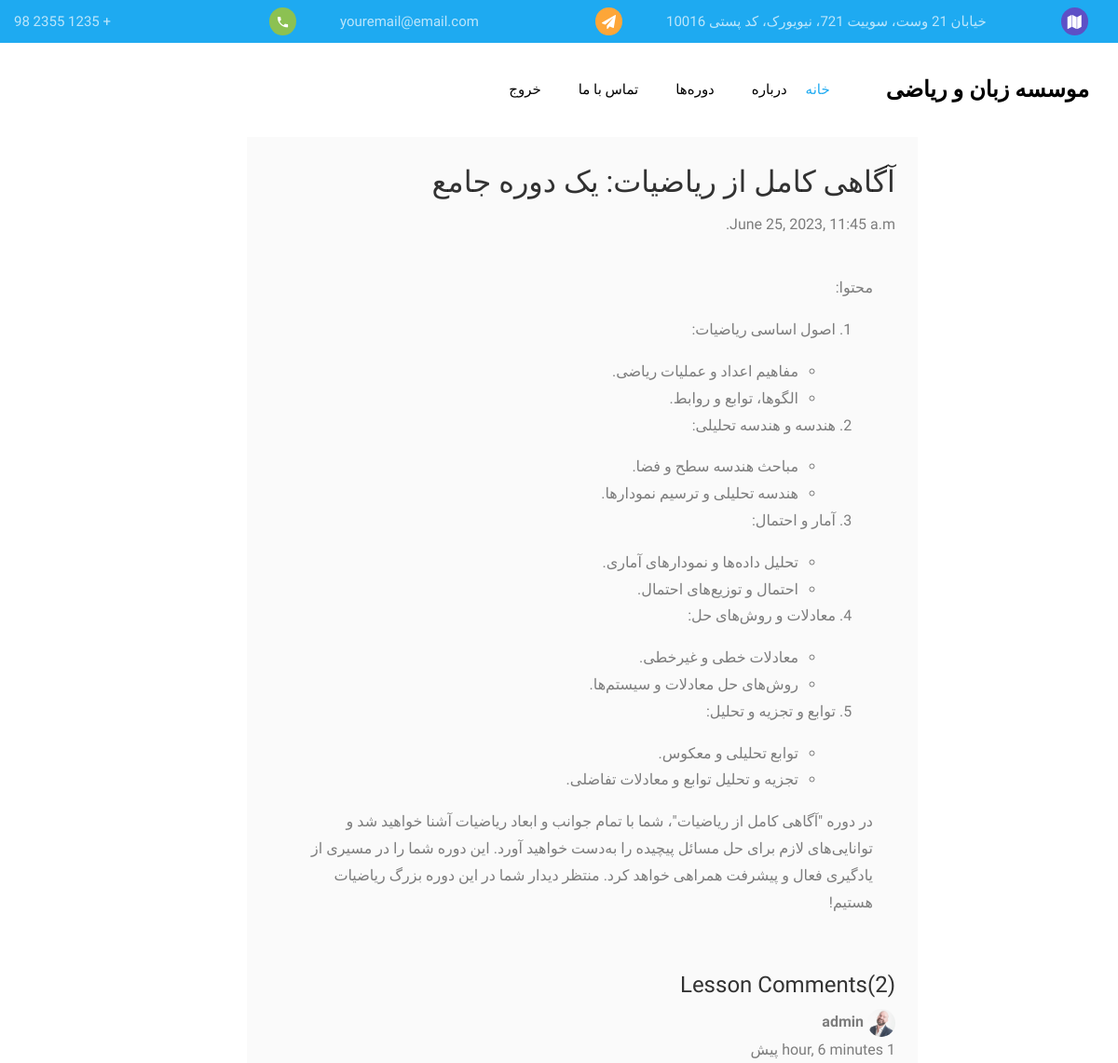
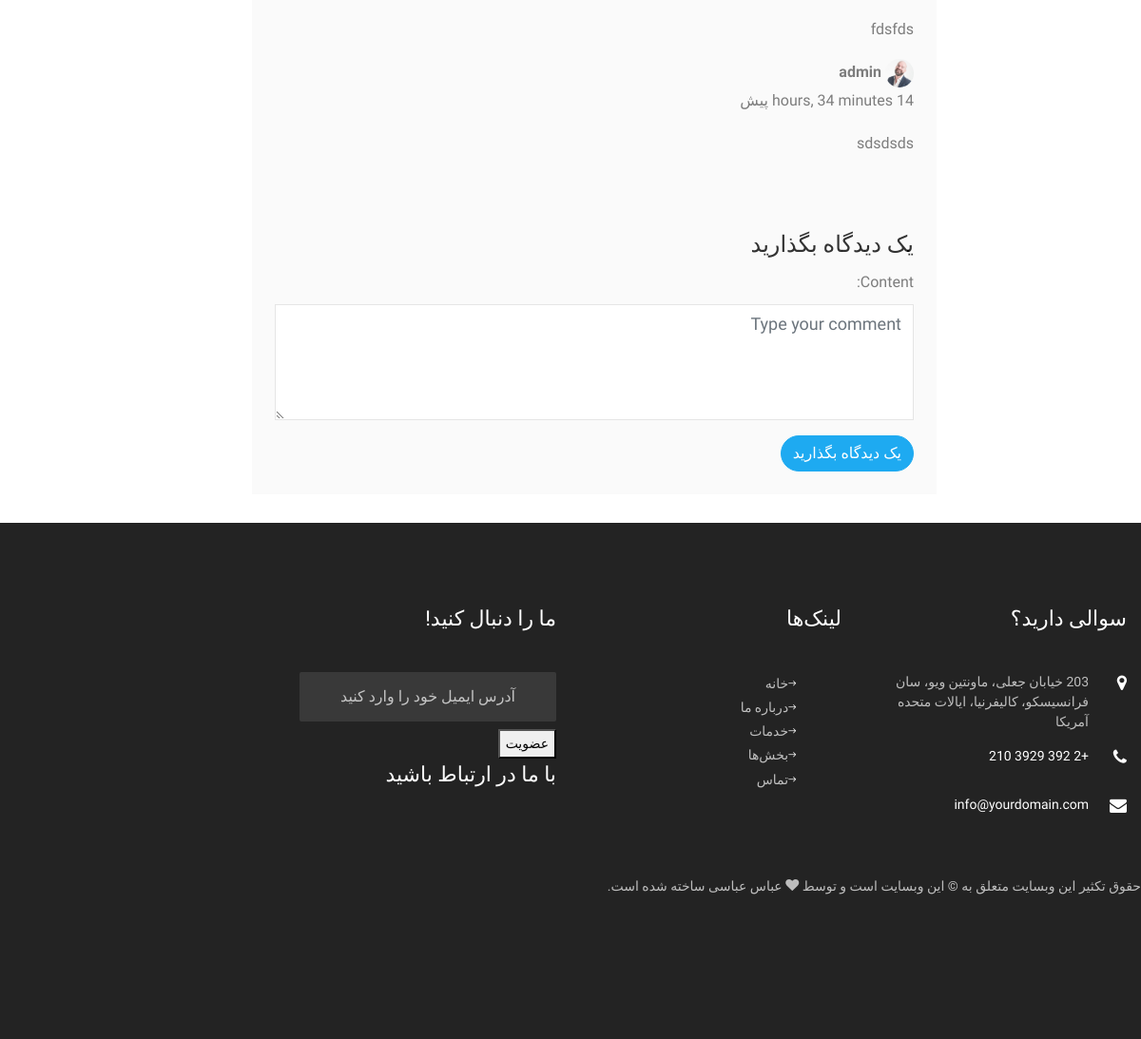
Page /courses/2/ (signed in) on the committed database (2 pictures, top to bottom).
### courses/models.py (models this page shows, shortened)
class Course(models.Model):
    title = models.CharField(max_length=50)
    overview = models.TextField()
    timestamp = models.DateTimeField(auto_now_add=True)
    comment_count = models.IntegerField(default=0)
    author = models.ForeignKey(Author, on_delete=models.CASCADE)
    thumbnail = models.ImageField()
    content = HTMLField()
    categories = models.ManyToManyField(Category)
    @property
    def get_comments(self):
        return self.comments.all().order_by('-timestamp')

class Comment(models.Model):
    user = models.ForeignKey(User, on_delete=models.CASCADE)
    timestamp = models.DateTimeField(auto_now_add=True)
    content = models.TextField()
    course = models.ForeignKey('Course', related_name='comments', on_delete=models.CASCADE)

class Author(models.Model):
    user = models.OneToOneField(User, on_delete=models.CASCADE)
    profile_pic = models.ImageField()

### courses/views.py (the view)
# urls.py: path('courses/<int:course_id>/', views.course_detail, name="course_detail"),
def course_detail(request, course_id):
    course = get_object_or_404(Course, id=course_id)
    form = CommentForm(request.POST or None)
    if request.method == "POST":
        if form.is_valid():
            form.instance.user = request.user
            form.instance.course = course
            form.save()
            return redirect('course_detail', course_id=course_id)
    context = {
        'course': course,
        'form': form,
    }
    return render(request, 'course_detail.html', context)

### courses/forms.py
class CommentForm(forms.ModelForm):
    content = forms.CharField(widget=forms.Textarea(attrs={
        'class': 'form-control',
        'placeholder': 'Type your comment',
        'id': 'usercomment',
        'rows': '4'
    }))
    class Meta:
        model = Comment
        fields = ('content',)

### templates/course_detail.html (shortened to what this page needs)
{% extends 'base.html' %}
{% load static %}
{% block content %}
    <div class="col-md-10 course d-lg-flex ftco-animate" dir="rtl">
        <div class="text bg-light p-4">
            <h2 class="text-right">{{ course.title }}</h2>
            <p class="text-right">{{ course.timestamp }}</p>
            <p class="text-right">{{ course.content|safe }}</p>
            <h3 class="text-right">Lesson Comments({{ course.comments.count }})</h3>
            {% for comment in course.get_comments %}
                <div class="comment text-right">
                    <div class="image">
                        {% if comment.user.author %}
                            <img src="{{ comment.user.author.profile_pic.url }}" alt="" class="img-fluid rounded-circle"
                                 width="30px">
                        {% else %}
                            <img src="{% static 'images/user.png' %}" alt="" class="img-fluid rounded-circle"
                                 width="30px">
                        {% endif %}
                        <strong>{{ comment.user.username }}</strong>
                        <p>{{ comment.timestamp|timesince }} پیش</p>
                    </div>
                    <div class="comment-body">
                        <p>{{ comment.content }}</p>
                    </div>
                </div>
            {% endfor %}
            <br><br>
            {% if request.user.is_authenticated %}
                <h3 class="text-right">یک دیدگاه بگذارید</h3>
                <div class="add-comment text-right">
                <form method="POST" action=".">
                    <div class="row">
                        <div class="form-group col-md-12">
                            {{ form }}
                        </div>
                    </div>
                    <button type="submit" class="btn btn-primary">یک دیدگاه بگذارید</button>
                </form>
            {% else %}
                <a href="{% url 'account_login' %}" class="text-right">ورود به حساب کاربری برای ارسال دیدگاه</a>
            {% endif %}
            </div>
        </div>
    </div>
{% endblock content %}

### rows in the picture
Course: title "آگاهی کامل از ریاضیات: یک دوره جامع", timestamp "June 25, 2023, 11:45 a.m.", content "محتوا: اصول اساسی ریاضیات: مفاهیم اعداد و عملیات ریاضی. الگوها، توابع و روابط. هندسه و هندسه تحلیلی: مباحث هندسه سطح و فضا. هندسه تحلیلی و ترسیم نمودارها. آمار و احتمال: تحلیل داده‌ها و نمودارهای آماری. احتمال و توزیع‌های احتمال. معادلات و روش‌های حل: معادلات خطی و غیرخطی. روش‌های حل معادلات و سیستم‌ها. توابع و تجزیه و تحلیل: توابع تحلیلی و معکوس. تجزیه و تحلیل توابع و معادلات تفاضلی. در دوره \"آگاهی کامل از ریاضیات\"، شما با تمام جوانب و ابعاد ریاضیات آشنا خواهید شد و توانایی‌های لازم برای حل مسائل پیچیده را به‌دست خواهید آورد. این دوره شما را در مسیری از یادگیری فعال و پیشرفت همراهی خواهد کرد. منتظر دیدار شما در این دوره بزرگ ریاضیات هستیم!", comments.count "2"
Comment: user.author.profile_pic (picture), user.username "admin", content "fdsfds"
Comment: user.author.profile_pic (picture), user.username "admin", content "sdsdsds"
